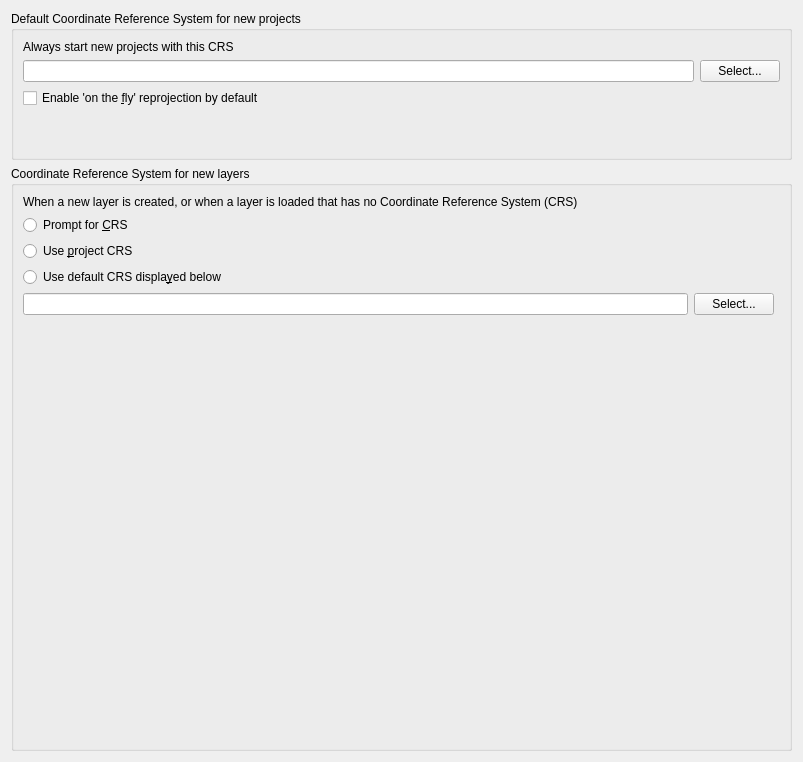
         <widget class="QWidget" name="scrollAreaWidgetContents_7">
          <property name="geometry">
           <rect>
            <x>0</x>
            <y>0</y>
            <width>803</width>
            <height>762</height>
           </rect>
          </property>
          <layout class="QGridLayout" name="gridLayout_15">
           <item row="0" column="0">
            <widget class="QGroupBox" name="grpOtfTransform">
             <property name="sizePolicy">
              <sizepolicy hsizetype="Preferred" vsizetype="Preferred">
               <horstretch>0</horstretch>
               <verstretch>0</verstretch>
              </sizepolicy>
             </property>
             <property name="title">
              <string>Default Coordinate Reference System for new projects</string>
             </property>
             <property name="checkable">
              <bool>false</bool>
             </property>
             <layout class="QGridLayout" name="gridLayout_22">
              <item row="1" column="0">
               <widget class="QLineEdit" name="leProjectGlobalCrs">
                <property name="readOnly">
                 <bool>true</bool>
                </property>
               </widget>
              </item>
              <item row="3" column="0">
               <widget class="QCheckBox" name="chkOtfTransform">
                <property name="text">
                 <string>Enable 'on the &amp;fly' reprojection by default</string>
                </property>
               </widget>
              </item>
              <item row="1" column="1">
               <widget class="QPushButton" name="pbnSelectOtfProjection">
                <property name="text">
                 <string>Select...</string>
                </property>
               </widget>
              </item>
              <item row="4" column="0" colspan="2">
               <spacer name="verticalSpacer">
                <property name="orientation">
                 <enum>Qt::Vertical</enum>
                </property>
                <property name="sizeHint" stdset="0">
                 <size>
                  <width>20</width>
                  <height>40</height>
                 </size>
                </property>
               </spacer>
              </item>
              <item row="0" column="0">
               <widget class="QLabel" name="label_16">
                <property name="text">
                 <string>Always start new projects with this CRS</string>
                </property>
                <property name="buddy">
                 <cstring>leProjectGlobalCrs</cstring>
                </property>
               </widget>
              </item>
             </layout>
            </widget>
           </item>
           <item row="1" column="0">
            <widget class="QGroupBox" name="grpProjectionBehaviour">
             <property name="sizePolicy">
              <sizepolicy hsizetype="Preferred" vsizetype="Preferred">
               <horstretch>0</horstretch>
               <verstretch>1</verstretch>
              </sizepolicy>
             </property>
             <property name="title">
              <string>Coordinate Reference System for new layers</string>
             </property>
             <layout class="QGridLayout" name="gridLayout_23">
              <item row="0" column="0" colspan="3">
               <widget class="QLabel" name="label_8">
                <property name="text">
                 <string>When a new layer is created, or when a layer is loaded that has no Coordinate Reference System (CRS)</string>
                </property>
                <property name="wordWrap">
                 <bool>true</bool>
                </property>
               </widget>
              </item>
              <item row="1" column="0">
               <widget class="QRadioButton" name="radPromptForProjection">
                <property name="text">
                 <string>Prompt for &amp;CRS</string>
                </property>
               </widget>
              </item>
              <item row="2" column="0">
               <widget class="QRadioButton" name="radUseProjectProjection">
                <property name="text">
                 <string>Use &amp;project CRS</string>
                </property>
               </widget>
              </item>
              <item row="3" column="0">
               <widget class="QRadioButton" name="radUseGlobalProjection">
                <property name="text">
                 <string>Use default CRS displa&amp;yed below</string>
                </property>
               </widget>
              </item>
              <item row="4" column="0">
               <widget class="QLineEdit" name="leLayerGlobalCrs">
                <property name="readOnly">
                 <bool>true</bool>
                </property>
               </widget>
              </item>
              <item row="4" column="1">
               <widget class="QPushButton" name="pbnSelectProjection">
                <property name="text">
                 <string>Select...</string>
                </property>
               </widget>
              </item>
              <item row="5" column="1">
               <spacer name="verticalSpacer_2">
                <property name="orientation">
                 <enum>Qt::Vertical</enum>
                </property>
                <property name="sizeType">
                 <enum>QSizePolicy::Expanding</enum>
                </property>
                <property name="sizeHint" stdset="0">
                 <size>
                  <width>20</width>
                  <height>10</height>
                 </size>
                </property>
               </spacer>
              </item>
             </layout>
            </widget>
           </item>
          </layout>
         </widget>
